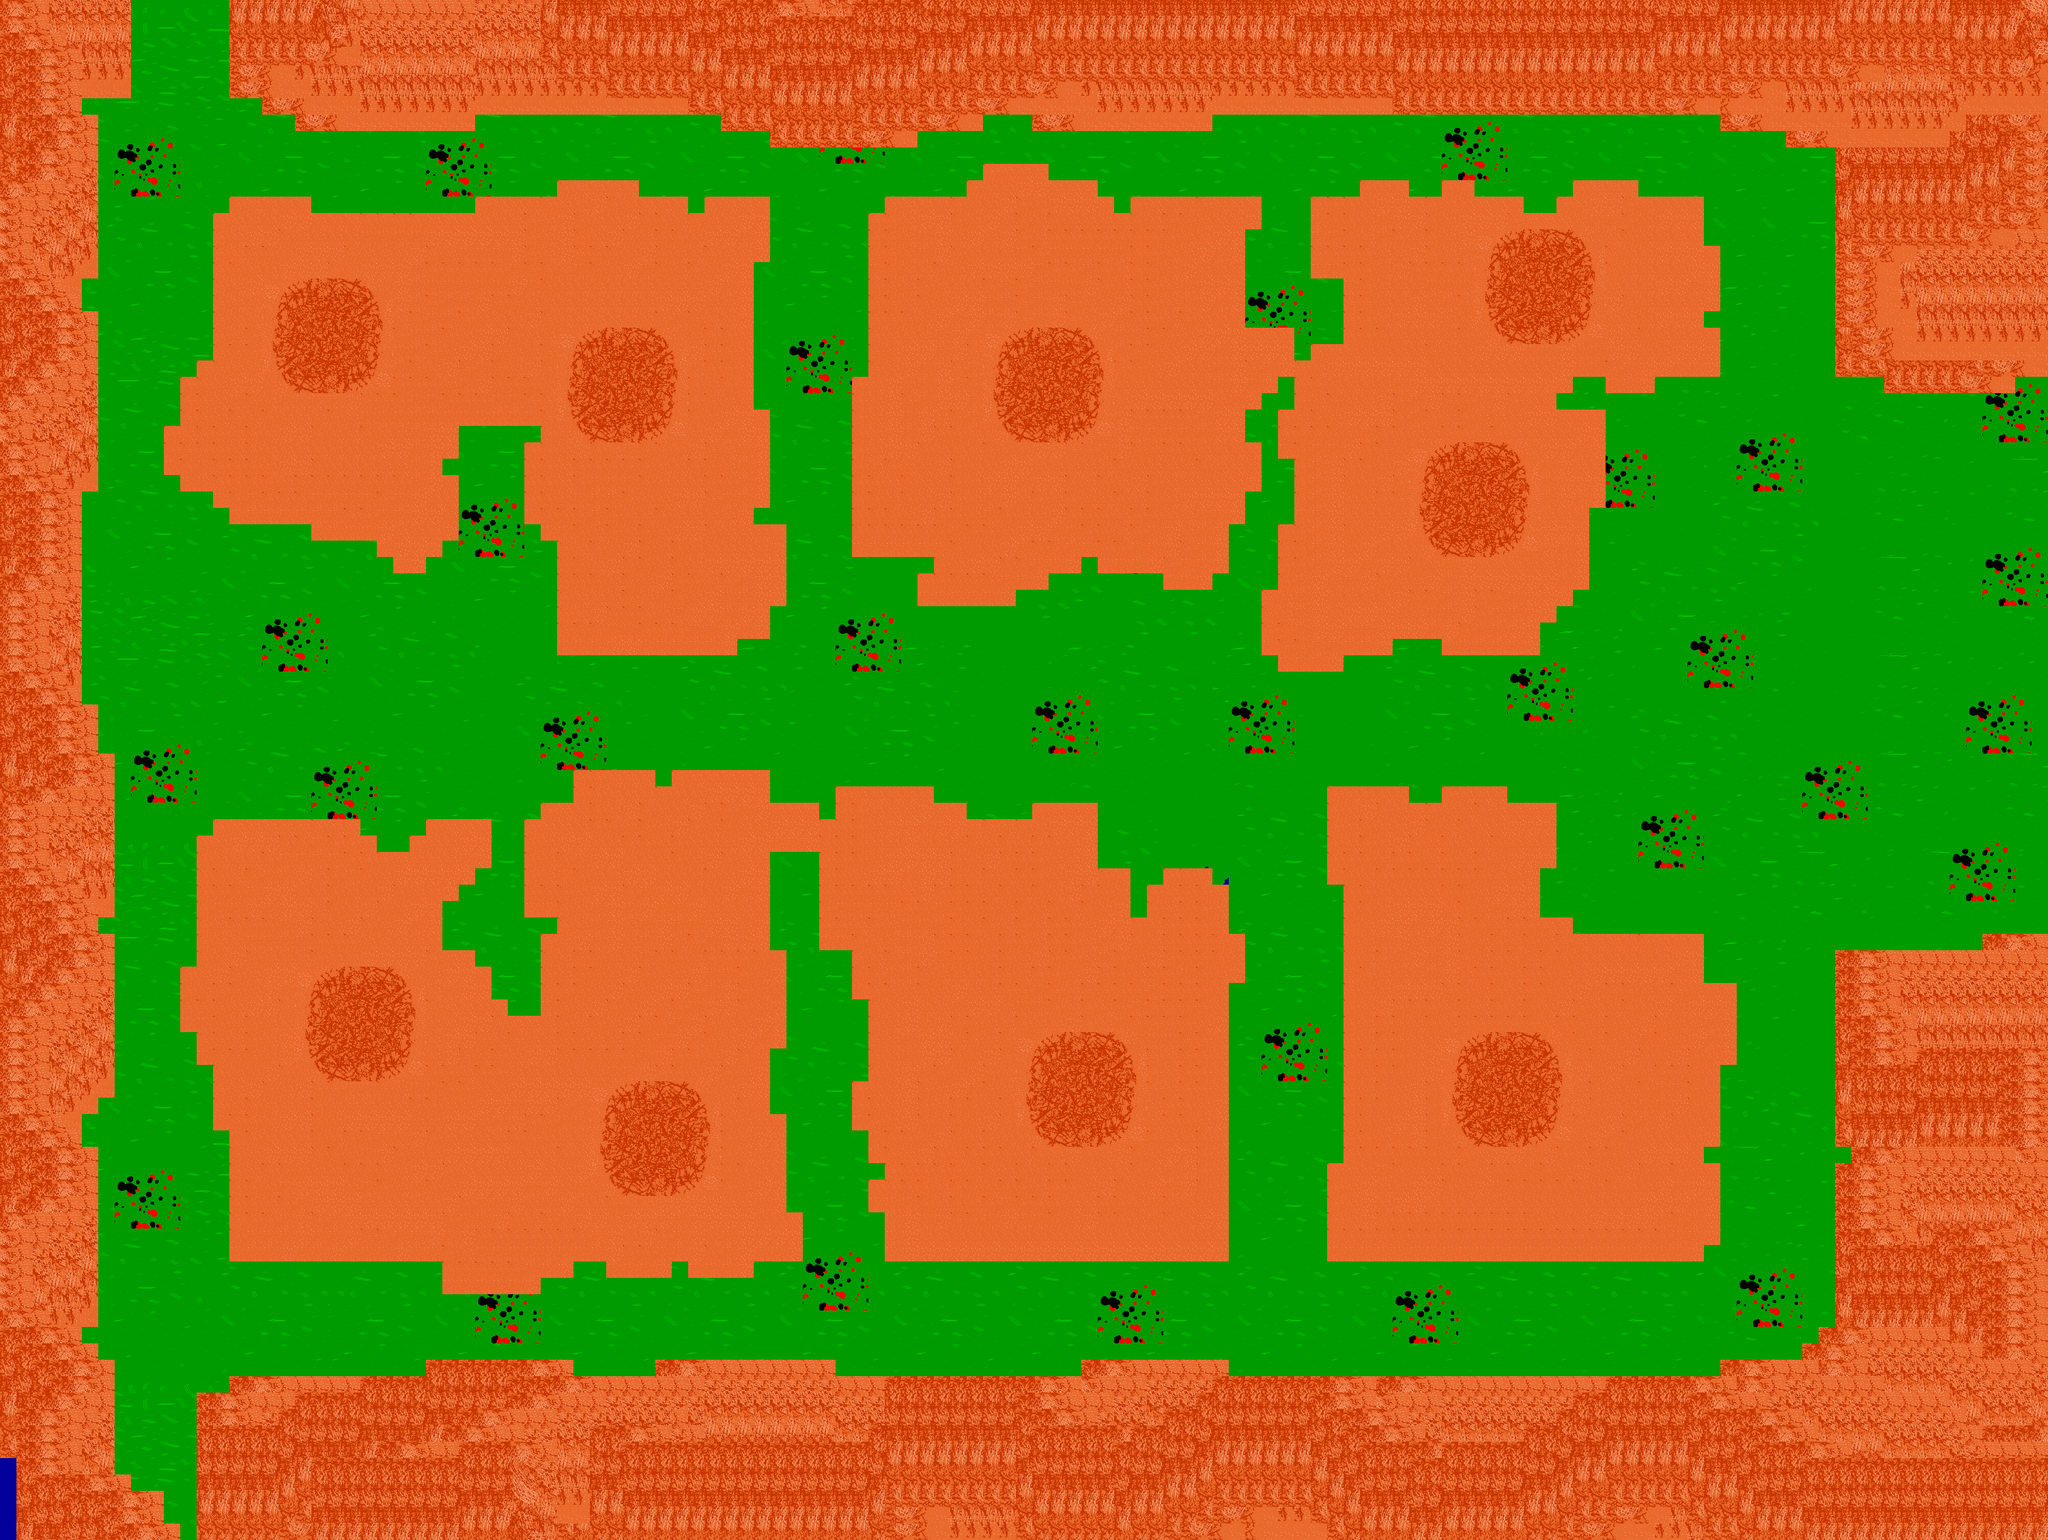

Rendered tile map (Tiled .tmx) drawn with the repository's tilesets; below, a short description and the map source with its tile grids summarised:
An orthogonal 125x94 tile map with 32x32 px tiles, 1 tile layer (Tile Layer 1).

<map version="1.10" tiledversion="1.11.2" orientation="orthogonal" renderorder="right-down" width="125" height="94" tilewidth="32" tileheight="32" infinite="0" nextlayerid="2" nextobjectid="1">
 <tileset firstgid="1" source="tileset1.tsx" />
 <layer id="1" name="Tile Layer 1" width="125" height="94">
  <data>[11750 cells, 11750 non-empty, 404 distinct tile ids]</data>
 </layer>
</map>